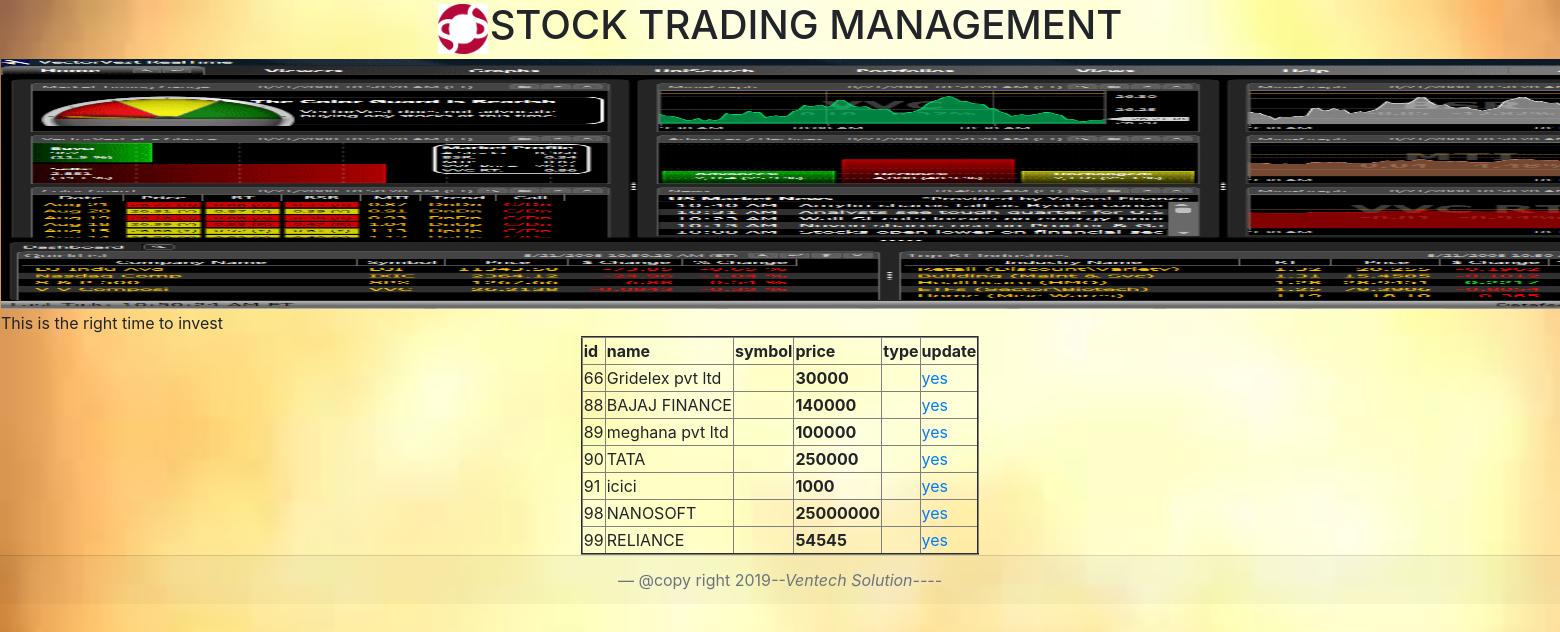
Screenshot of /update_shares/ with the database file from the repository.
### app/models.py (models this page shows)
class Shares_Add(models.Model):
    id=models.AutoField(primary_key=True)
    name=models.CharField(max_length=30)
    symbol=models.CharField(max_length=1)
    price=models.IntegerField()
    quantity=models.IntegerField(default=0)
    select=models.CharField(max_length=30)

### templates/update_shares.html (shortened to what this page needs)
<!DOCTYPE html>
<html lang="en">
<head>
</head>
<body>
{% include 'header.html' %}
{% if object_list %}
<table align="center" border="2">
    <tr>
        <th>id</th>
        <th>name</th>
        <th>symbol</th>
        <th>price</th>
        <th>type</th>
        <th>update</th>
    </tr>
    {% for x in object_list %}
    <tr>
        <td>{{ x.id }}</td>
        <td>{{ x.name}}</td>
        <td>{{ x.symbol }}</td>
        <th>{{ x.price}}</th>
        <td>{{ x.type}}</td>
        <td><a href="/updateshares/?id= {{ x.id  }}">yes</a></td>
    </tr>
    {% endfor %}
        {% else %}
<tr>
    <td colspan="8">no data available</td>
</tr>
{% endif %}
</table>
{% include 'footer.html' %}
</body>
</html>

### templates/header.html (style rules this page uses)
body { text-align:center; background-size: cover; background-repeat:no-repeat; }

### rows the page displays
Shares_Add: id "66", name "Gridelex pvt ltd", price "30000"
Shares_Add: id "88", name "BAJAJ FINANCE", price "140000"
Shares_Add: id "89", name "meghana pvt ltd", price "100000"
Shares_Add: id "90", name "TATA", price "250000"
Shares_Add: id "91", name "icici", price "1000"
Shares_Add: id "98", name "NANOSOFT", price "25000000"
Shares_Add: id "99", name "RELIANCE", price "54545"
